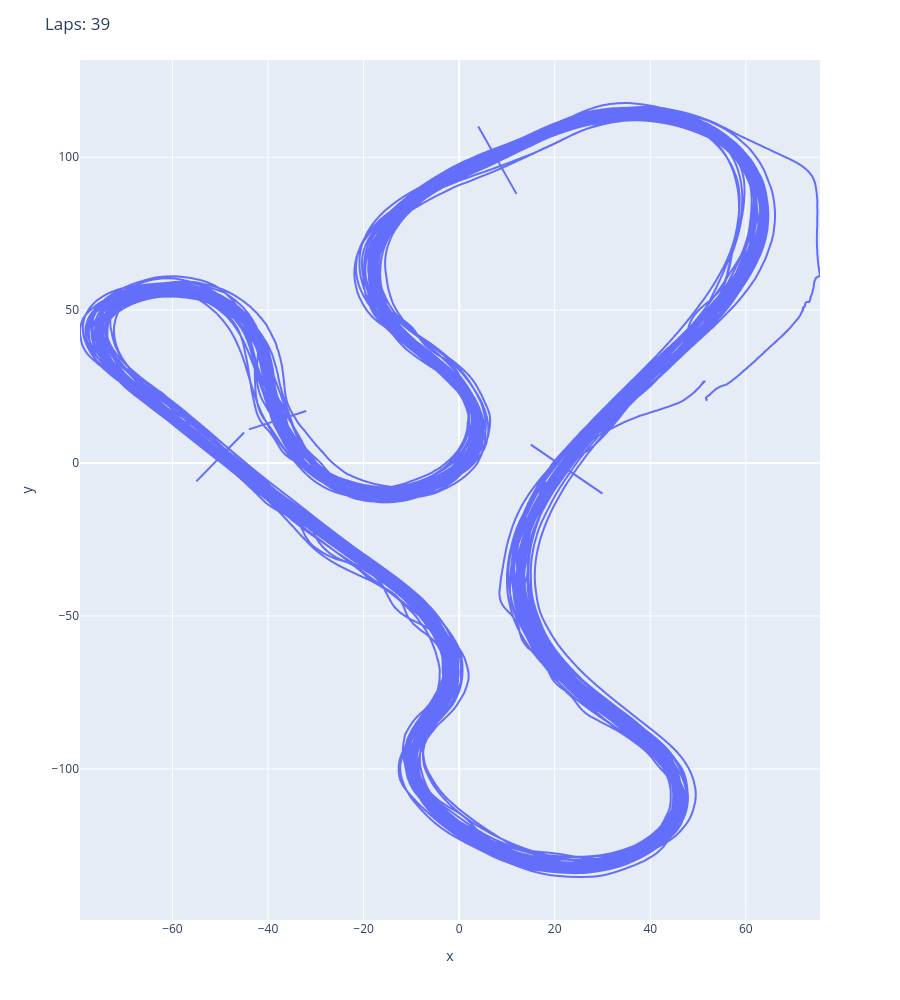

Notebook cell for this chart:
### Code cell
session.set_start_plot_map(
    Segment(first=Point(x=15, y=6), second=Point(x=30, y=-10)),
    Segment(first=Point(x=-55, y=-6), second=Point(x=-45, y=10)),
    Segment(first=Point(x=-44, y=11), second=Point(x=-32, y=17)),
    Segment(first=Point(x=4, y=110), second=Point(x=12, y=88)),
).update_layout(height=1000)

### Figure 1 — Plotly figure (JSON) as saved in the notebook; plotly's stock layout.template omitted (floating-point values rounded to 4 significant figures; data arrays with more than 128 entries replaced by an {"elided": "..."} marker saying what was removed)
{"data": [{"hovertemplate": "x=%{x}<br>y=%{y}<extra></extra>", "legendgroup": "", "line": {"color": "#636efa", "dash": "solid"}, "marker": {"symbol": "circle"}, "mode": "lines", "name": "", "showlegend": false, "type": "scattergl", "x": {"elided": "34449 float values"}, "xaxis": "x", "y": {"elided": "34449 float values"}, "yaxis": "y"}, {"hovertemplate": "x=%{x}<br>y=%{y}<extra></extra>", "legendgroup": "", "line": {"color": "#636efa", "dash": "solid"}, "marker": {"symbol": "circle"}, "mode": "lines", "name": "", "orientation": "v", "showlegend": false, "type": "scatter", "x": [15.0, 30.0], "xaxis": "x", "y": [6.0, -10.0], "yaxis": "y"}, {"hovertemplate": "x=%{x}<br>y=%{y}<extra></extra>", "legendgroup": "", "line": {"color": "#636efa", "dash": "solid"}, "marker": {"symbol": "circle"}, "mode": "lines", "name": "", "orientation": "v", "showlegend": false, "type": "scatter", "x": [-55.0, -45.0], "xaxis": "x", "y": [-6.0, 10.0], "yaxis": "y"}, {"hovertemplate": "x=%{x}<br>y=%{y}<extra></extra>", "legendgroup": "", "line": {"color": "#636efa", "dash": "solid"}, "marker": {"symbol": "circle"}, "mode": "lines", "name": "", "orientation": "v", "showlegend": false, "type": "scatter", "x": [-44.0, -32.0], "xaxis": "x", "y": [11.0, 17.0], "yaxis": "y"}, {"hovertemplate": "x=%{x}<br>y=%{y}<extra></extra>", "legendgroup": "", "line": {"color": "#636efa", "dash": "solid"}, "marker": {"symbol": "circle"}, "mode": "lines", "name": "", "orientation": "v", "showlegend": false, "type": "scatter", "x": [4.0, 12.0], "xaxis": "x", "y": [110.0, 88.0], "yaxis": "y"}], "layout": {"height": 1000, "legend": {"tracegroupgap": 0}, "margin": {"t": 60}, "title": {"text": "Laps: 39"}, "xaxis": {"anchor": "y", "domain": [0, 1], "title": {"text": "x"}}, "yaxis": {"anchor": "x", "domain": [0, 1], "title": {"text": "y"}}}}
